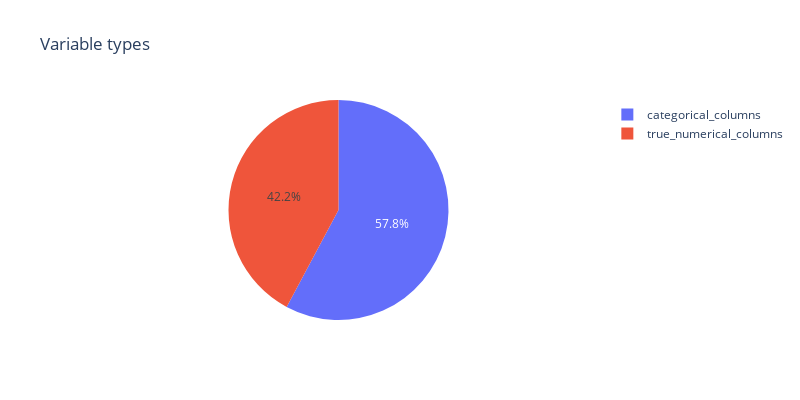

The code cell stored with this chart in its notebook:
### Code cell
# Plot proportion of columns by data type using a pie chart
variables = {
    'categorical_columns': len(categorical_columns),
    'true_numerical_columns': len(true_numerical_columns)
}

# Plot
pie_trace = go.Pie(labels=list(variables.keys()), values=list(variables.values()))
layout    = dict(title= "Variable types", height=400, width=800)
fig       = dict(data=[pie_trace], layout=layout)
py.iplot(fig)

### Figure 1 — Plotly figure (JSON) as saved in the notebook; plotly's stock layout.template omitted (floating-point values rounded to 4 significant figures)
{"data": [{"labels": ["categorical_columns", "true_numerical_columns"], "type": "pie", "values": [37, 27]}], "layout": {"height": 400, "title": {"text": "Variable types"}, "width": 800}}
